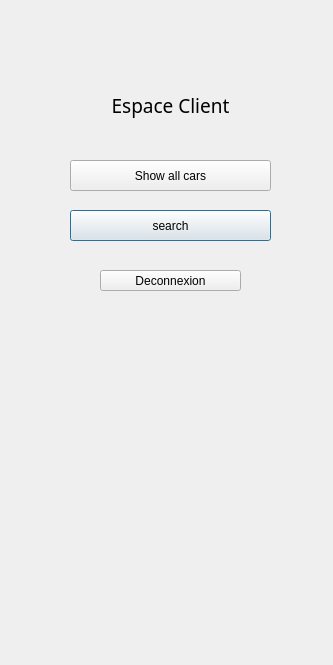
<?xml version="1.0" encoding="UTF-8"?>
<ui version="4.0">
 <class>Dialog</class>
 <widget class="QDialog" name="Dialog">
  <property name="geometry">
   <rect>
    <x>0</x>
    <y>0</y>
    <width>333</width>
    <height>665</height>
   </rect>
  </property>
  <property name="windowTitle">
   <string>Dialog</string>
  </property>
  <widget class="QPushButton" name="pushButton_2">
   <property name="geometry">
    <rect>
     <x>70</x>
     <y>210</y>
     <width>201</width>
     <height>31</height>
    </rect>
   </property>
   <property name="text">
    <string>search</string>
   </property>
  </widget>
  <widget class="QPushButton" name="pushButton_5">
   <property name="geometry">
    <rect>
     <x>100</x>
     <y>270</y>
     <width>141</width>
     <height>21</height>
    </rect>
   </property>
   <property name="text">
    <string>Deconnexion</string>
   </property>
  </widget>
  <widget class="QLabel" name="label">
   <property name="geometry">
    <rect>
     <x>100</x>
     <y>90</y>
     <width>141</width>
     <height>31</height>
    </rect>
   </property>
   <property name="font">
    <font>
     <family>Mongolian Baiti</family>
     <pointsize>14</pointsize>
    </font>
   </property>
   <property name="text">
    <string>Espace Client</string>
   </property>
   <property name="alignment">
    <set>Qt::AlignCenter</set>
   </property>
  </widget>
  <widget class="QPushButton" name="pushButton">
   <property name="geometry">
    <rect>
     <x>70</x>
     <y>160</y>
     <width>201</width>
     <height>31</height>
    </rect>
   </property>
   <property name="text">
    <string>Show all cars</string>
   </property>
  </widget>
 </widget>
 <resources/>
 <connections/>
</ui>
